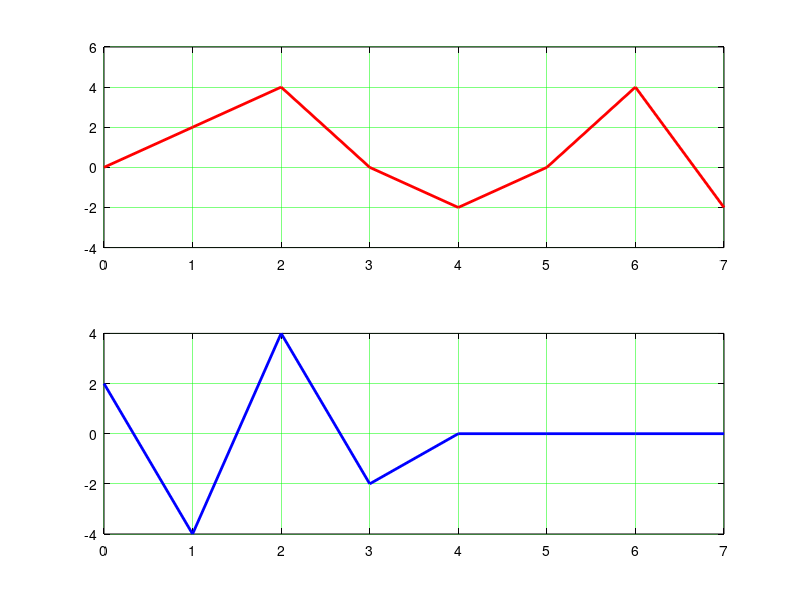

Here is the MATLAB script that generated this plot:
% Data for the top plot
x1 = 0:7;
y1 = [0, 2, 4, 0, -2, 0, 4, -2];

% Data for the bottom plot
x2 = 0:7; 
y2 = [2, -4, 4, -2, 0, 0, 0, 0]; 

% Create a figure
figure;

% Top plot
subplot(2, 1, 1);
plot(x1, y1, 'r', 'LineWidth', 2); % Red line
grid on;
set(gca, 'Color', 'w', 'GridColor', 'g', 'GridLineStyle', '-', 'GridAlpha', 0.5);
set(gca, 'XColor', 'k', 'YColor', 'k'); % Black axes labels
xlim([0 7]);
ylim([-4 6]);

% Bottom plot
subplot(2, 1, 2);
plot(x2, y2, 'b', 'LineWidth', 2); % Blue line
grid on;
set(gca, 'Color', 'w', 'GridColor', 'g', 'GridLineStyle', '-', 'GridAlpha', 0.5);
set(gca, 'XColor', 'k', 'YColor', 'k'); % Black axes labels
xlim([0 7]);
ylim([-4 4]);

% Adjust figure background color to white
set(gcf, 'Color', 'w');
